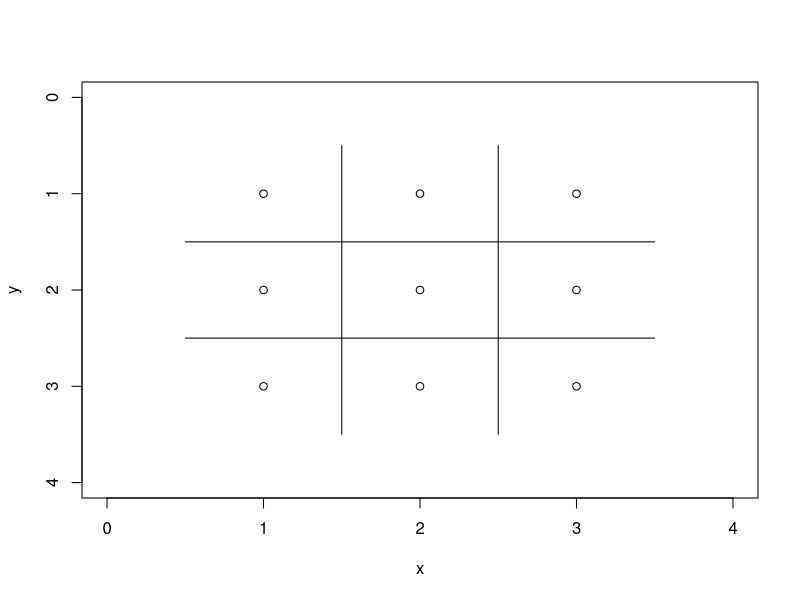

Source code (R):
# 1. Draw a tic-tac-toe board.

rm(list = ls()) # initialization

x = rep(1:3, each = 3)  # x-coordinates;    each: each element repeated 3 times
y = rep(1:3, times = 3) # y-coordinates;   times: whole vector repeated 3 times
                        # check the values of x, y on Environment panel, or print them out

plot(x, y, xlim = c(0, 4), ylim = c(4, 0)) # ylim: 4, 3, 2, 1, 0 in a reverse order.
                                           # The circles in the middle of the squares are 
                                           # the base points of each square,
                                           # good for the reference of identify() in the future code,
                                           # and should be hidden eventually.
                                           # Check ?plot or google the solution.
                                           # x axis should be drawn at the top eventually.
segments(x0 = c(0.5, 0.5, 1.5, 2.5), # drawing two horizontal lines from the first two columns
         y0 = c(1.5, 2.5, 0.5, 0.5),
         x1 = c(3.5, 3.5, 1.5, 2.5), # drawing two vertical lines from the last two columns
         y1 = c(1.5, 2.5, 3.5, 3.5))  
# you can try lines() to draw the same chessboard